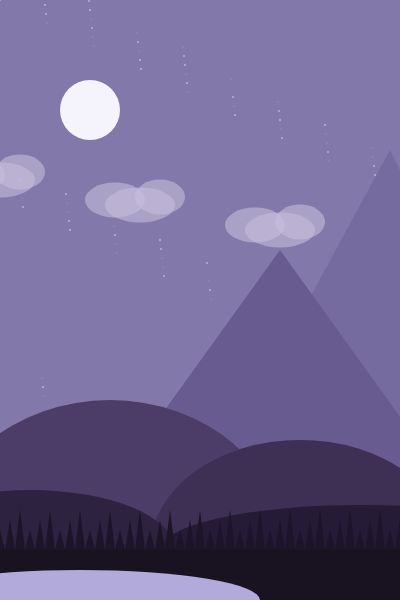
Frame 1 (no input)
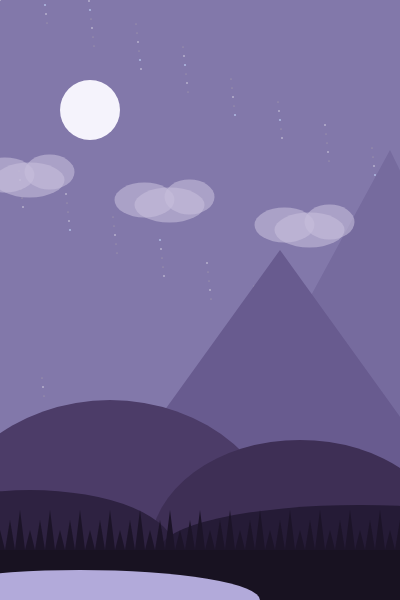
Frame 60 (no input)
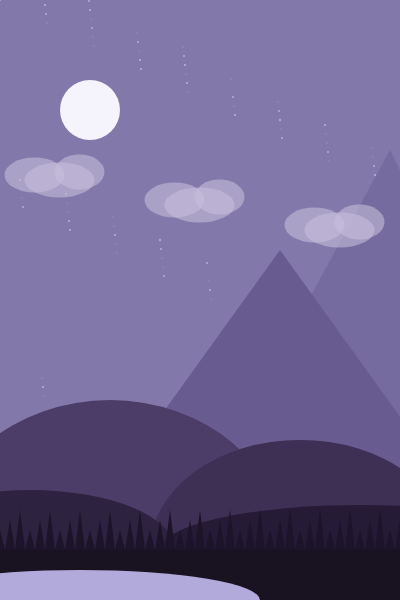
Frame 120 (the mouse pressed at the canvas centre since frame 60)

The p5.js sketch that drew these frames (run headless with seeded random() and noise() and a simulated clock; from frame 60 on, the mouse is pressed at the canvas centre):

// p5.js sketch
// ── sketch.js
let xMax = 400;
let yMax = 600;

let cloudX = 0; // x far muovere le nuvole in orizzontale

function setup() {
  createCanvas(xMax, yMax);
}

function draw() {
  background(130,120,170);   // cielo

  push();
  noStroke();
  
//stelle sullo sfondo
  for (let i = 0; i < 90; i++) {
    let sx = (i * 47) % width;   // distribuzione stelle su larghezza
    let sy = (i * 23) % 400;     // stelle solo nella parte alta
    
    if (i % 3 == 0) {
      fill(255, 255, 255, 200);   // stelle bianche 
      ellipse(sx, sy, 1.5, 1.5);
    } else if (i % 5 == 0) {
      fill(200, 220, 255, 160);   // stelle azzurrine
      ellipse(sx, sy, 2.2, 2.2);
    } else {
      fill(255, 240, 180, 120);   // stelle gialline piccoline
      ellipse(sx, sy, 1, 1);
    }
  }
  
  pop(); 
  
  push();
  noStroke();

   // luna
  fill(245,243,252);
  ellipse(90, 110, 60, 60);

  
  // montagna lontana
  fill(118,107,158);
  triangle(200, 500, 560, 500, 390, 150);

  // nuvole
  fill(200, 190, 220, 150);
  for (let i = 0; i < 3; i++) {
    let x = (cloudX + i * 140) % (width + 50); // posizione: distanziate di 140 e fatte scorrere
    let y = 180 + i * 25;                      // ogni nuvola un po' piÃ¹ in basso della precedente

    // costruzione nuvole
    ellipse(x, y, 70, 35);
    ellipse(x + 20, y - 8, 50, 35);
    ellipse(x - 25, y - 5, 60, 35);
  }
  cloudX = cloudX + 0.5; // le nuvole si spostano di mezzo pixel a ogni frame 
  
  // montagna 
  fill(104,91,143);
  triangle(100, 500, 460, 500, 280, 250);

  // colline davanti
  fill(76,60,104);
  arc(110, 550, 350, 300, PI, TWO_PI, CHORD);   // collina sinistra
  fill(62,47,85);
  arc(300, 550, 300, 220, PI, TWO_PI, CHORD);   // collina destra

  // collinette basse
  fill(46,34,65);
  arc(30, 550, 290, 120, PI, TWO_PI, CHORD);    // bassa sinistra
  fill(37,27,54);
  arc(360, 550, 400, 90, PI, TWO_PI, CHORD);    // bassa destra

  // pineta
fill(28, 20, 40);
for (let x = 0; x <= width; x += 10) {
  // altezza varia basandosi su x con operatore%
  let h = 20 + (x % 30); 
  
  triangle(x - 5, 550, x + 5, 550, x, 550 - h);
}
  
  // prato
  fill(24,18,33);
  rect(0, 550, width, 50);

  // lago 
  fill(178,170,218);
  arc(80, 600, 360, 60, PI, TWO_PI, CHORD);

  pop();


  
}
